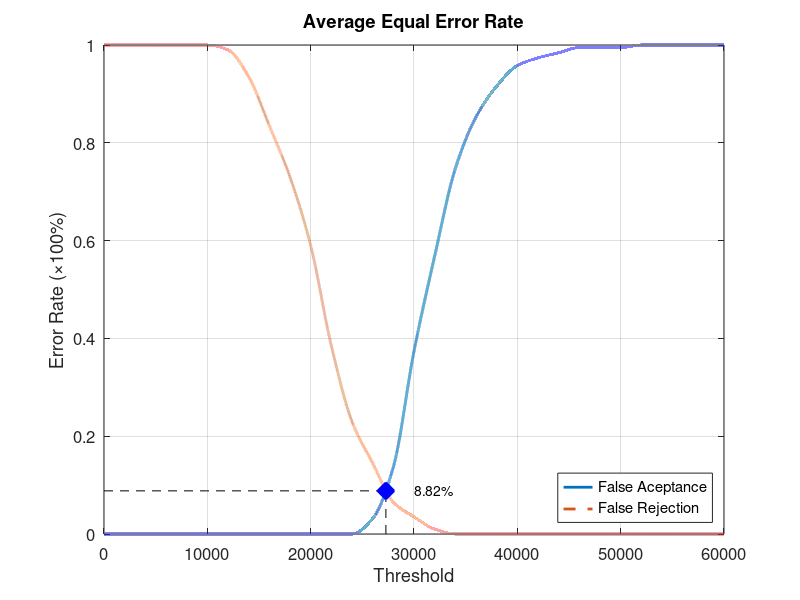
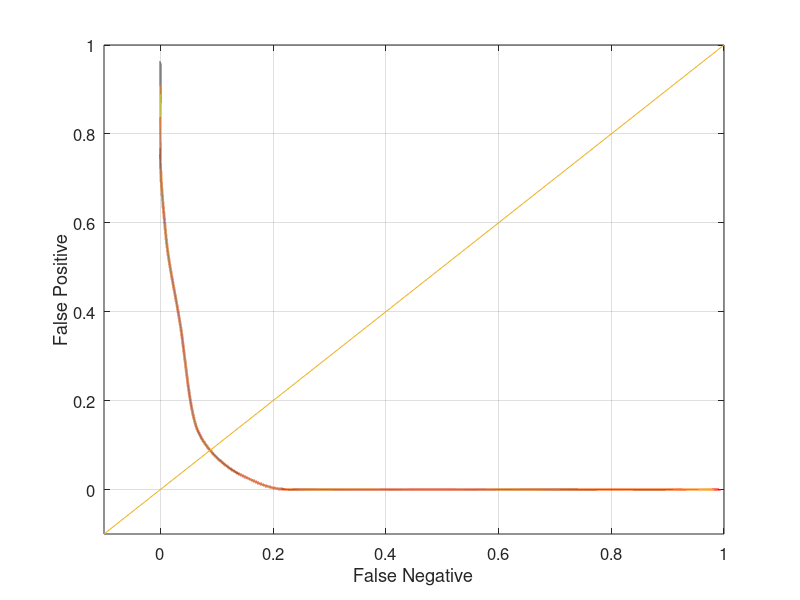

MATLAB code to generate these figures, in order:
function yEER = Database2_2
close all;
clear;
clc;
x = 0:2000:60000;
xq = 0:0.5:60000;

y0 = [0 0 0 0 0 0 0 0 0 0 0 0 0 0.0315789 0.136842 0.373684 0.568421 0.747368 0.852632 0.915789 0.957895 0.973684 0.984211 0.994737 0.994737 0.994737 1 1 1 1 1];
yy0 = interp1(x, y0, xq, 'pchip');
y1 = [1 1 1 1 1 1 0.99 0.935 0.835 0.73 0.59 0.385 0.23 0.145 0.065 0.035 0.01 0 0 0 0 0 0 0 0 0 0 0 0 0 0];
yy1 = interp1(x, y1, xq, 'pchip');

% Calculating EER: 
y2 = abs(y0 - y1);
find(y2 == min(y2))
yy2 = abs(yy0 - yy1);
xEER = find(yy2 == min(yy2));
xEERIndex = xq(xEER) % X-axis EER
yEER = yy0(xEER) % Y-axis EER

main = figure
plot(xq, yy0,'-','LineWidth', 2);	hold on
plot(xq, yy1,'--','LineWidth', 2);	hold on
plot([xEERIndex xEERIndex], [0 yEER], 'k--');	hold on
plot([0 xEERIndex], [yEER yEER], 'k--');	hold on
plot(xEERIndex, yEER, 'bx', 'LineWidth', 10);	hold on
text(xEERIndex + 10 * xEERIndex / 100, yEER, [num2str(round((10000 * yEER)) / 100) '%'])
legend('False Aceptance', 'False Rejection', 'Location', 'SouthEast')
xlabel('Threshold')
ylabel('Error Rate (\times100%)')
title('Average Equal Error Rate')
set(gca, 'FontSize', 12)
axis([0 60000 0 1])
grid on

print(main, 'Database2_2Main', '-dpng');
FNRxFPR = figure('Color', [1 1 1]);
plot(yy1, yy0, '-', yy1, yy0, 'LineWidth', 2);
hold on
y = -0.1:0.1:1
plot(y, y); 
set(gca, 'FontSize', 12)
xlabel('False Negative')
ylabel('False Positive')
axis([-0.1 1 -0.1 1])
set(gca, 'FontSize', 12)
grid on

print(FNRxFPR, 'Database2_2FNRxFPR','-dpng');
end
